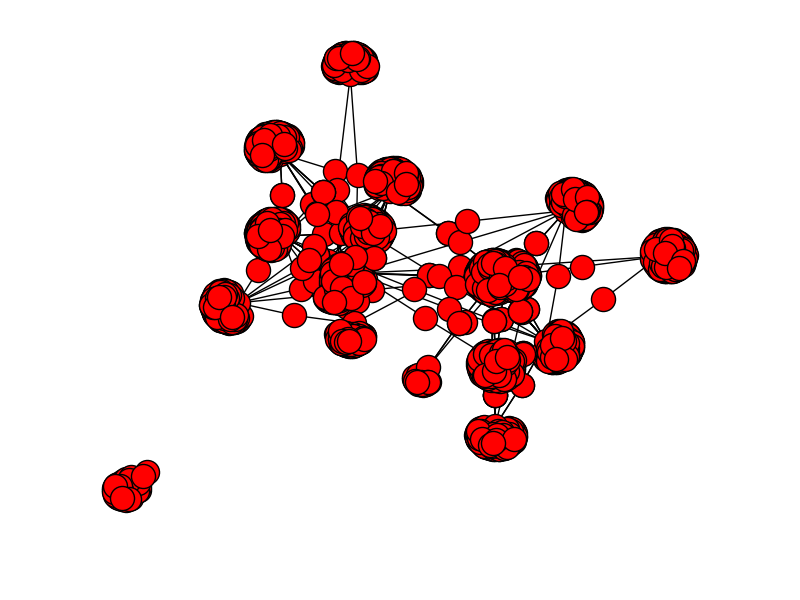

Python code for this plot:
"""
cluster.py
"""
from collections import Counter
import matplotlib.pyplot as plt
import networkx as nx
import sys
import time
from TwitterAPI import TwitterAPI
from nltk.tokenize import word_tokenize
import pandas as pd
import networkx as networkx
import matplotlib.pyplot as plt
import numpy as np
##matplotlib inline

def create_graph():
	data=['Maryland1.csv','California1.csv','Oklahama1.csv','West Virginia1.csv']
	graph=nx.Graph()
	edges=[]
	for f in data:
		print(f)
		frame=pd.read_csv(f,sep='\t')
		#to=frame['friends'].tolist()
		
		for index,row in frame.iterrows():
			l=list(row['friends'].split(','))
			for x in l:
				edges.append((row['Id'],x))
	print(len(np.unique(edges)))	
	graph.add_edges_from(edges)

	nx.draw(graph)
	plt.show(block=False)
	plt.savefig("cluster.png")
	n=str(nx.nodes(graph))
	e=str(nx.info(graph))
	#print("Number of nodes="+n)
	print("Info="+e)
	return graph
def girvan_newman(depth=0):
    """ Recursive implementation of the girvan_newman algorithm.
    See http://www-rohan.sdsu.edu/~gawron/python_for_ss/course_core/book_draft/Social_Networks/Networkx.html
    
    Args:
    G.....a networkx graph

    Returns:
    A list of all discovered communities,
    a list of lists of nodes. """
    G=create_graph()
    if G.order() == 1:
        return [G.nodes()]
    min_nodes=10
    max_nodes=800
    result_components=[]
    file1=open("cluster.txt","w+")
    def largest(component):
    	max_n=0
    	index=0
    	for idx,l in enumerate(component):
    		if max_n<len(l.nodes()):
    			max_n=len(l.nodes())
    			index=idx
    	return index
	
    def find_best_edge(G0):
        eb = nx.edge_betweenness_centrality(G0)
        # eb is dict of (edge, score) pairs, where higher is better
        # Return the edge with the highest score.
        return sorted(eb.items(), key=lambda x: x[1], reverse=True)

   
    component = [c for c in nx.connected_component_subgraphs(G)]
     # calculate the component with the maximum nodes
    print(type(find_best_edge(G)))
    i=1;
    if(len(component)>1):
    	index=largest(component)
    else:
    	index=0

    indent = '   ' * depth  # for printing
    #print(max_n)
    print("Selected cluster with "+str(len(component[index].nodes())))
    components=[component[index]]
    #print(len(components))
    edrm=0
    for i,c in enumerate(component):
    	if i!=index:
    		result_components.append(c)

    #edge_to_remove = find_best_edge(component[index])
    flag=0
    ex=0
    while len(components) == 1 and ex==0:
    	g=nx.Graph(components[0])
    	edge_to_remove = find_best_edge(g)

    	edge =edge_to_remove[0][0]
    	print(indent + 'removing ' + str(edge))
    	g.remove_edge(*edge)

    	comp = [c for c in nx.connected_component_subgraphs(g)]
    	#print("Do banaya:"+str(len(comp)))
    	#print(result_components)
    	if( len(comp)>1):
    		components=comp
    		'''if(len(comp[0].nodes())>len(comp[1].nodes())):
    			if(len(comp[0].nodes())>max_nodes):
    				print("Itne bane"+str(len(comp[0].nodes())))
    				components=[comp[0]]
    				result_components.append(comp[1])
    			else:
    				ex=1
    				result_components.append(comp[0])
    				result_components.append(comp[1])
    		else:
    			if(len(comp[1].nodes())>max_nodes):
    				components=[comp[1]]
    				print("Itne bane"+str(len(comp[0].nodes())))
    				result_components.append(comp[0]) 
    			else:
    				ex=1
    				result_components.append(comp[0])
    				result_components.append(comp[1])'''
    	else:
    		components=[g]
    		flag=1

    #result = [c.nodes() for c in components]
    #print(indent + 'components=' + str(result))
    #for c in components:
     #   result.extend(girvan_newman(c, depth + 1))
    #print(result)
    result_components.extend(components)
    print("Resultant components=")
    print(len(result_components))
    file1.write("\n Total number of communities discovered="+str(len(result_components)))
    avg= len(G.nodes())/len(result_components)
    file1.write("\n Average number of user per community ="+str(avg))
    file1.close()

    #print("cluster 1 is "+strtr(len(components[0].nodes())))
    #print("cluster 2 is "+str(len(components[1].nodes())))
    return components
def main():
    """ Main method. You should not modify this. """
    #print("le bhai data")
    girvan_newman()



if __name__ == '__main__':
    main()